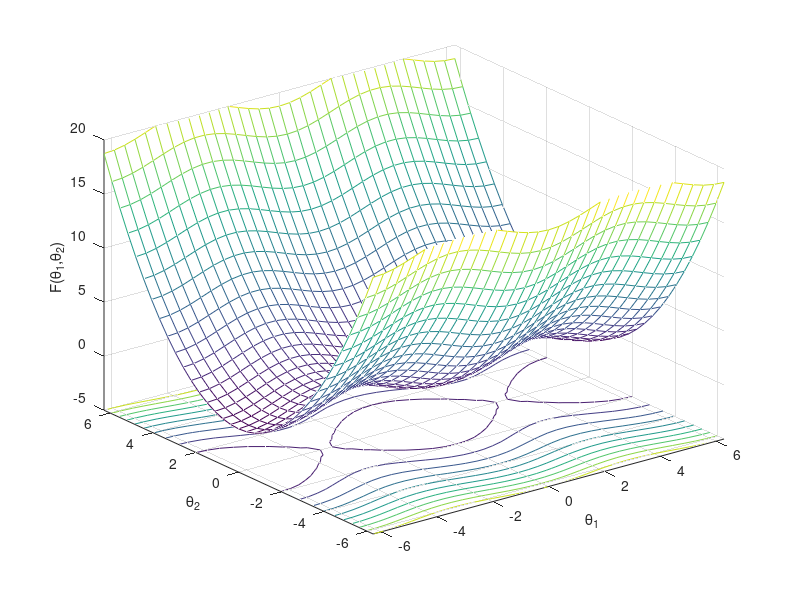

This figure's MATLAB source:
% Planar Pendulum
theta1 = linspace(-2.0*pi, 2.0*pi, 35);
theta2 = linspace(-2.0*pi, 2.0*pi, 35);
[T1, T2] = meshgrid(theta1, theta2);
F = T2.^2/2-cos(T1);
meshc(T1, T2, F)
axis([-2.0*pi, 2.0*pi, -2.0*pi, 2.0*pi, -5, 20])
xlabel('\theta_1')
ylabel('\theta_2')
zlabel('F(\theta_1,\theta_2)')